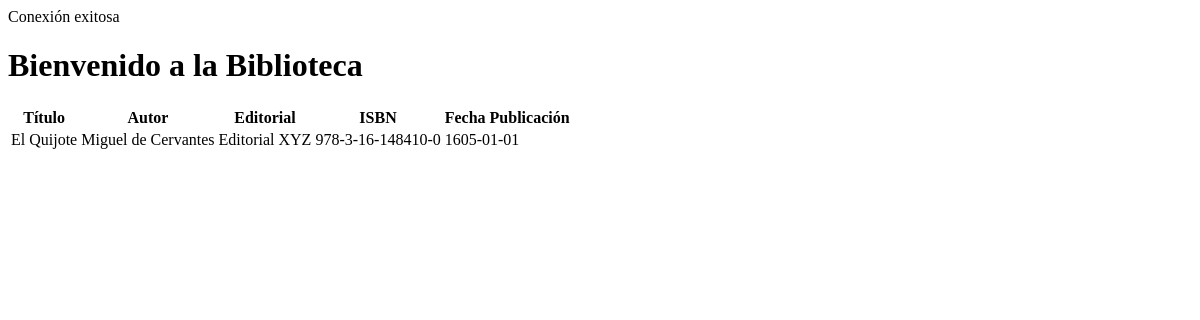
/index.php?action=libros (signed in), run on an earlier commit of the app's database.
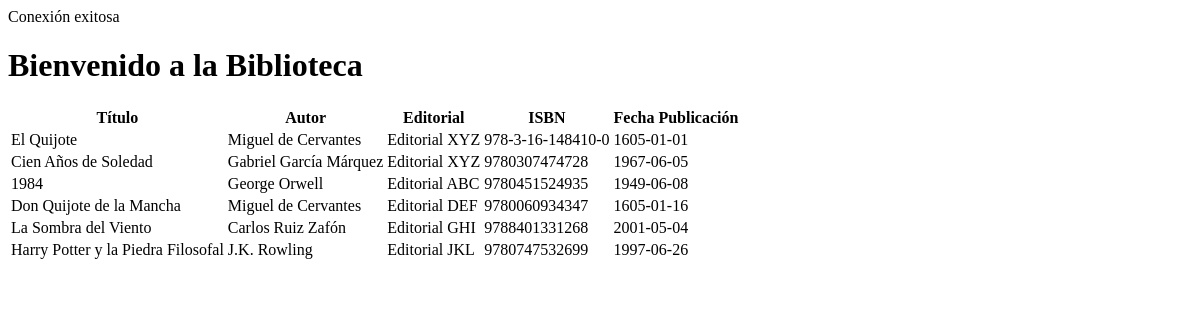
And on a later commit of the database.
### tables this page shows
CREATE TABLE IF NOT EXISTS libros (
    id INT AUTO_INCREMENT PRIMARY KEY,
    titulo VARCHAR(255) NOT NULL,
    autor VARCHAR(255),
    editorial VARCHAR(255),
    isbn VARCHAR(20) UNIQUE NOT NULL,  
    fecha_publicacion DATE,
    fecha_registro TIMESTAMP DEFAULT CURRENT_TIMESTAMP
);

### config/DataBase.php (called while the page is built, shortened)
<?php
class Database {
    private static $host = 'localhost';
    private static $dbname = 'biblioteca';
    private static $username = 'root';
    private static $password = '';
    private static $pdo;
    public static function getConnection() {
        if (self::$pdo === null) {
            try {
                self::$pdo = new PDO(
                    'mysql:host=' . self::$host . ';dbname=' . self::$dbname,
                    self::$username,
                    self::$password
                );
                self::$pdo->setAttribute(PDO::ATTR_ERRMODE, PDO::ERRMODE_EXCEPTION);
            } catch (PDOException $e) {
                die("Error de conexión: " . $e->getMessage());
            }
        }
        return self::$pdo;
    }
}
?>

### Controllers/LibroController.php (called while the page is built, shortened)
<?php
require_once 'models/Libro.php';
require_once 'config/DataBase.php';
class LibroController {
    private $pdo;
    public function __construct() {
        $this->pdo = DataBase::getConnection();
    }
    public function indexAction() {
        $libros = Libro::obtenerTodos($this->pdo);
        include 'views/libro.php';
    }
}
?>

### Models/Libro.php (called while the page is built, shortened)
<?php
class Libro {
    public static function obtenerTodos($pdo) {
        try {
            $stmt = $pdo->prepare("SELECT * FROM libros");
            $stmt->execute();
            $resultados = $stmt->fetchAll(PDO::FETCH_ASSOC);
            return $resultados;
        } catch (PDOException $e) {
            throw new Exception("Error al obtener todos los libros: " . $e->getMessage());
        }
    }
}
?>

### Views/libro.php (the view, shortened to what this page needs)
<!DOCTYPE html>
<html lang="es">
<head>
</head>
<body>
    <h1>Bienvenido a la Biblioteca</h1>
    <table>
        <thead>
            <tr>
                <th>Título</th>
                <th>Autor</th>
                <th>Editorial</th>
                <th>ISBN</th>
                <th>Fecha Publicación</th>
            </tr>
        </thead>
        <tbody>
            <?php
            foreach ($libros as $libro) {
                echo "<tr>
                        <td>{$libro['titulo']}</td>
                        <td>{$libro['autor']}</td>
                        <td>{$libro['editorial']}</td>
                        <td>{$libro['isbn']}</td>
                        <td>{$libro['fecha_publicacion']}</td>";
                echo "</tr>";
            }
            ?>
        </tbody>
    </table>
</body>
</html>

### index.php (shortened to what this page needs)
<?php
require_once 'config/DataBase.php';
require_once 'controllers/AuthController.php';
require_once 'controllers/LibroController.php';
$libroController = new LibroController();
$action = isset($_GET['action']) ? $_GET['action'] : 'login';
switch ($action) {
    case 'libros':
        $libroController->indexAction();
        break;
}
?>

What changed in the data, as far as the page shows it:
added libros: titulo "Cien Años de Soledad", autor "Gabriel García Márquez", editorial "Editorial XYZ", isbn "9780307474728", fecha_publicacion "1967-06-05"
added libros: titulo "1984", autor "George Orwell", editorial "Editorial ABC", isbn "9780451524935", fecha_publicacion "1949-06-08"
added libros: titulo "Don Quijote de la Mancha", autor "Miguel de Cervantes", editorial "Editorial DEF", isbn "9780060934347", fecha_publicacion "1605-01-16"
added libros: titulo "La Sombra del Viento", autor "Carlos Ruiz Zafón", editorial "Editorial GHI", isbn "9788401331268", fecha_publicacion "2001-05-04"
added libros: titulo "Harry Potter y la Piedra Filosofal", autor "J.K. Rowling", editorial "Editorial JKL", isbn "9780747532699", fecha_publicacion "1997-06-26"
